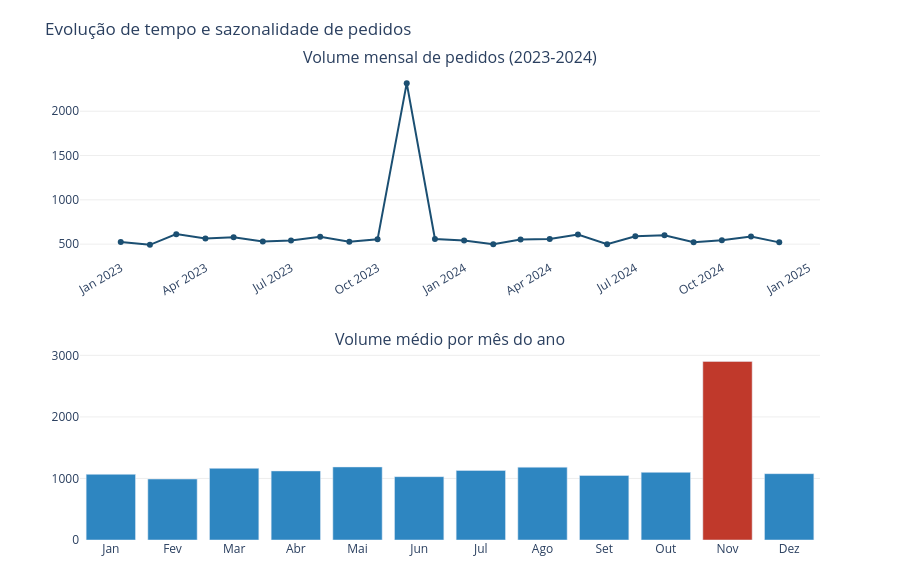

Notebook cell for this chart:
### Code cell
# sazonalidade agregada por mês do ano
nomes_mes = ['Jan','Fev','Mar','Abr','Mai','Jun','Jul','Ago','Set','Out','Nov','Dez']

saz = (
    pedidos.groupby('mes')['id']
    .count()
    .reset_index()
    .rename(columns={'id': 'volume'})
)
saz['nome'] = nomes_mes

fig = make_subplots(
    rows=2, cols=1,
    subplot_titles=(
        'Volume mensal de pedidos (2023-2024)',
        'Volume médio por mês do ano'
    ),
    vertical_spacing=0.2
)

fig.add_trace(go.Scatter(
    x=mensal['ano_mes_str'],
    y=mensal['volume'],
    mode='lines+markers',
    line=dict(color='#1B4F72', width=2),
    marker=dict(size=6),
    name='volume mensal'
), row=1, col=1)

cores_barra = ['#C0392B' if v == saz['volume'].max() else '#2E86C1' for v in saz['volume']]

fig.add_trace(go.Bar(
    x=saz['nome'],
    y=saz['volume'],
    marker_color=cores_barra,
    showlegend=False
), row=2, col=1)

fig.update_layout(
    title='Evolução de tempo e sazonalidade de pedidos',
    plot_bgcolor='white', paper_bgcolor='white',
    height=580, margin=dict(t=70, b=40),
    showlegend=False
)
fig.update_yaxes(showgrid=True, gridcolor='#EEEEEE')
fig.update_xaxes(tickangle=-30, row=1, col=1)
fig.show()

### Figure 1 — Plotly figure (JSON) as saved in the notebook; plotly's stock layout.template omitted (floating-point values rounded to 4 significant figures)
{"data": [{"line": {"color": "#1B4F72", "width": 2}, "marker": {"size": 6}, "mode": "lines+markers", "name": "volume mensal", "type": "scatter", "x": ["2023-01", "2023-02", "2023-03", "2023-04", "2023-05", "2023-06", "2023-07", "2023-08", "2023-09", "2023-10", "2023-11", "2023-12", "2024-01", "2024-02", "2024-03", "2024-04", "2024-05", "2024-06", "2024-07", "2024-08", "2024-09", "2024-10", "2024-11", "2024-12"], "xaxis": "x", "y": [525, 492, 613, 564, 579, 531, 542, 584, 527, 554, 2317, 558, 542, 499, 551, 558, 608, 498, 588, 599, 521, 545, 585, 520], "yaxis": "y"}, {"marker": {"color": ["#2E86C1", "#2E86C1", "#2E86C1", "#2E86C1", "#2E86C1", "#2E86C1", "#2E86C1", "#2E86C1", "#2E86C1", "#2E86C1", "#C0392B", "#2E86C1"]}, "showlegend": false, "type": "bar", "x": ["Jan", "Fev", "Mar", "Abr", "Mai", "Jun", "Jul", "Ago", "Set", "Out", "Nov", "Dez"], "xaxis": "x2", "y": [1067, 991, 1164, 1122, 1187, 1029, 1130, 1183, 1048, 1099, 2902, 1078], "yaxis": "y2"}], "layout": {"annotations": [{"font": {"size": 16}, "showarrow": false, "text": "Volume mensal de pedidos (2023-2024)", "x": 0.5, "xanchor": "center", "xref": "paper", "y": 1, "yanchor": "bottom", "yref": "paper"}, {"font": {"size": 16}, "showarrow": false, "text": "Volume médio por mês do ano", "x": 0.5, "xanchor": "center", "xref": "paper", "y": 0.4, "yanchor": "bottom", "yref": "paper"}], "height": 580, "margin": {"b": 40, "t": 70}, "paper_bgcolor": "white", "plot_bgcolor": "white", "showlegend": false, "title": {"text": "Evolução de tempo e sazonalidade de pedidos"}, "xaxis": {"anchor": "y", "domain": [0, 1], "tickangle": -30}, "xaxis2": {"anchor": "y2", "domain": [0, 1]}, "yaxis": {"anchor": "x", "domain": [0.6, 1], "gridcolor": "#EEEEEE", "showgrid": true}, "yaxis2": {"anchor": "x2", "domain": [0, 0.4], "gridcolor": "#EEEEEE", "showgrid": true}}}
